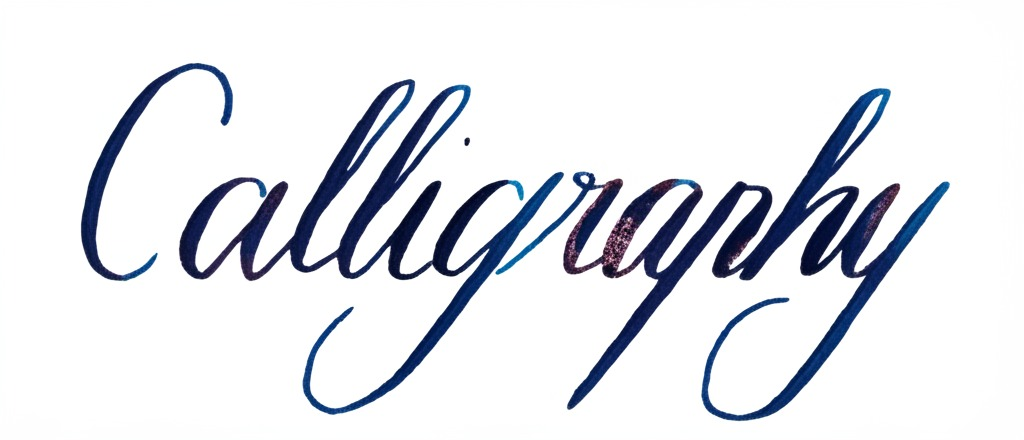
#> input picture backend/atest/calligraphic.png, 1024 x 440 px, found by its file name
$ python Loop_Detection.py
#> lines starting #> are read from the running program, lines starting #| are printed output that depends on the picture; after the words box and inside, x2 and y2 are one past the last pixel; in counts of white or black regions, pixels touching at a corner belong together
import cv2
import numpy as np
import matplotlib.pyplot as plt
import base64
from io import BytesIO

class LoopDetectionAnalyzer:
    """
    Analyzes an image of handwriting to detect and quantify loops
    characteristic of cursive or mixed styles, attempting to exclude
    structural holes found in standard block letters. Uses fixed
    internal parameters for processing and filtering.
    """
    def __init__(self, image_input, is_base64=True):
        """
        Initializes the analyzer by loading the image.

        Parameters:
            image_input (str): Base64 encoded image string or image file path.
            is_base64 (bool): True if image_input is base64, False if it's a path.
        """
#> called with is_base64 = False
        self.img = None
        if is_base64:
            img_data = base64.b64decode(image_input)
            nparr = np.frombuffer(img_data, np.uint8)
            # Decode as color
            self.img = cv2.imdecode(nparr, cv2.IMREAD_COLOR)
            if self.img is None: raise ValueError("Could not decode base64 image.")
        else:
            # Read as color
            self.img = cv2.imread(image_input, cv2.IMREAD_COLOR)
#> self.img is the input picture: shape (440, 1024, 3); mean B, G, R 234.2, 228.9, 226.8
            if self.img is None: raise ValueError(f"Could not read image at path: {image_input}")

        # Get dimensions from the loaded image
        self.original_height, self.original_width = self.img.shape[:2]

        # --- Internal state (results of preprocessing/analysis) ---
        self.binary_image = None  # Will be created in _preprocess_image
        self.detected_loops = []
        self.loop_vertex_counts = []
        self.loop_areas = []
        self.analyzed_top_level_shapes = 0
        self.shapes_with_loops = 0

    def _reset_analysis_data(self):
        """
        Resets lists that store results between runs (if object is reused).
        """
        self.detected_loops = []
        self.loop_vertex_counts = []
        self.loop_areas = []
        self.analyzed_top_level_shapes = 0
        self.shapes_with_loops = 0

    def _preprocess_image(self):
        """
        Applies fixed preprocessing steps.
        """
        _BLUR_KSIZE = 3  # Kernel size for Gaussian Blur (must be odd > 1, or <=1 to disable)
        _THRESH_VALUE = 127  # Threshold value for cv2.threshold
        _THRESH_MAX_VALUE = 255  # Max value for thresholding
        _THRESH_TYPE = cv2.THRESH_BINARY_INV  # Invert: strokes become white
        _MORPH_CLOSE_KERNEL_SIZE = (3, 3)  # Kernel size for morphological closing

        # 1. Convert to Grayscale
        if len(self.img.shape) == 3:
            self.gray_image = cv2.cvtColor(self.img, cv2.COLOR_BGR2GRAY)
        else:  # Assume already grayscale
            self.gray_image = self.img.copy()

        processed = self.gray_image.copy()

        # 2. Gaussian Blur (Optional)
        if _BLUR_KSIZE > 1:
            ksize = _BLUR_KSIZE if _BLUR_KSIZE % 2 != 0 else _BLUR_KSIZE + 1  # Ensure odd
            processed = cv2.GaussianBlur(processed, (ksize, ksize), 0)

        # 3. Thresholding
        ret, self.binary_image = cv2.threshold(processed, _THRESH_VALUE, _THRESH_MAX_VALUE, _THRESH_TYPE)

        # 4. Morphological Closing (to close small gaps)
        kernel = np.ones(_MORPH_CLOSE_KERNEL_SIZE, np.uint8)
        self.binary_image = cv2.morphologyEx(self.binary_image, cv2.MORPH_CLOSE, kernel)

    def _find_contours_and_filter_loops(self):
        """
        Finds contours, filters out tiny noise contours (like dots),
        and then applies fixed filtering rules (area, vertex count)
        to identify style loops based on hierarchy.
        """
        # --- Fixed Filtering Parameters ---
        MIN_CONTOUR_AREA_OVERALL = 200  # NEW: Min area to consider ANY contour (filters dots)
        LOOP_MIN_AREA = 15             # Min area of the inner hole
        PARENT_MIN_AREA = 50           # Min area of the outer shape containing the hole
        APPROX_EPSILON_FACTOR = 0.025  # Factor for approxPolyDP accuracy
        MAX_LOOP_VERTICES = 6          # Max corners allowed for a smooth loop

        # 1. Find all contours initially
        all_contours_initial, hierarchy_initial = cv2.findContours(self.binary_image, cv2.RETR_TREE, cv2.CHAIN_APPROX_SIMPLE)

        # 2. Filter out very small contours (dots, noise)
        valid_indices = set()
        filtered_contours = []
        for i, contour in enumerate(all_contours_initial):
            area = cv2.contourArea(contour)
            # Keep contour only if its area meets the *overall* minimum
            if area >= MIN_CONTOUR_AREA_OVERALL:
                valid_indices.add(i)
                filtered_contours.append(contour)  # Keep the contour itself if needed later, but we mostly need indices

        # Use the original hierarchy but process only valid indices
        all_hierarchy = hierarchy_initial[0]

        # Clear previous results before populating based on filtered contours
        self._reset_analysis_data()

        parent_indices_with_loops = set() # Track parents containing valid loops

        # 3. Iterate through the *original* indices, but check if they are still valid
        for i in range(len(all_hierarchy)):
            # Skip if this contour was filtered out due to small area
            if i not in valid_indices:
                continue

            # --- Get contour and hierarchy for valid index ---
            # Access the original contour list using the valid index 'i'
            contour = all_contours_initial[i]
            current_hierarchy = all_hierarchy[i]
            parent_index = current_hierarchy[3]

            # --- Check if it's an inner contour AND its parent is also valid ---
            if parent_index != -1 and parent_index in valid_indices:
                loop_area = cv2.contourArea(contour) # Area already known to be >= MIN_CONTOUR_AREA_OVERALL

                # --- Apply specific LOOP Area Filter ---
                if loop_area >= LOOP_MIN_AREA:
                    # --- Check Parent Area (using original contour list for parent) ---
                    parent_contour = all_contours_initial[parent_index]
                    parent_area = cv2.contourArea(parent_contour) # Parent area already >= MIN_CONTOUR_AREA_OVERALL

                    if parent_area >= PARENT_MIN_AREA:
                        # --- Apply Corner/Vertex Count Filter ---
                        vertex_count = 0
                        perimeter = cv2.arcLength(contour, True)
                        if perimeter > 1e-6:
                            try:
                                epsilon = APPROX_EPSILON_FACTOR * perimeter
                                approx_poly = cv2.approxPolyDP(contour, epsilon, True)
                                vertex_count = len(approx_poly)
                            except Exception: pass # Ignore errors

                        # Check vertex count
                        if 0 < vertex_count <= MAX_LOOP_VERTICES:
                            # --- Style Loop Detected ---
                            self.detected_loops.append(contour) # Store the actual contour
                            self.loop_areas.append(loop_area)
                            self.loop_vertex_counts.append(vertex_count)
                            parent_indices_with_loops.add(parent_index)

        # 4. Final calculations based on filtered results
        self.shapes_with_loops = len(parent_indices_with_loops)
        # Count only valid top-level shapes
        self.analyzed_top_level_shapes = sum(
            1 for idx, h in enumerate(all_hierarchy)
            if h[3] == -1 and idx in valid_indices # Must be top-level AND not filtered out
        )

    def _calculate_loop_statistics(self):
        """ Calculates summary statistics based on filtered loops. """
        total_loops_found = len(self.detected_loops)
        # shapes_with_loops and analyzed_top_level_shapes are now calculated in _find_contours_and_filter_loops

        # Avoid division by zero
        percentage_shapes = 0.0
        if self.analyzed_top_level_shapes > 0:
             percentage_shapes = (self.shapes_with_loops / self.analyzed_top_level_shapes) * 100

        avg_loops_per_shape = 0.0
        if self.shapes_with_loops > 0:
            avg_loops_per_shape = total_loops_found / self.shapes_with_loops

        metrics = {
            'total_loops_found': total_loops_found,
            'avg_loop_area': np.mean(self.loop_areas) if total_loops_found > 0 else 0,
            'avg_loop_vertex_count': np.mean(self.loop_vertex_counts) if total_loops_found > 0 else 0,
            'median_loop_vertex_count': np.median(self.loop_vertex_counts) if total_loops_found > 0 else 0,
            'shapes_with_loops': self.shapes_with_loops,
            'percentage_shapes_with_loops': percentage_shapes,
            'avg_loops_per_shape_with_loops': avg_loops_per_shape,
            'analyzed_top_level_shapes': self.analyzed_top_level_shapes,
        }
        return metrics

    def _generate_visualization(self, metrics):
        """ Generates visualization with the key metric bar chart. """
        graphs = []
        if self.img is None:
             print("Warning: Original color image not available for visualization.")
             return graphs # Cannot visualize without the color image

        img_rgb = cv2.cvtColor(self.img, cv2.COLOR_BGR2RGB)
        vis_image = img_rgb.copy()

        # --- Fixed visualization parameters ---
        LOOP_COLOR_BGR = (0, 255, 255) # Cyan
        LOOP_THICKNESS = 2
        BLUR_KSIZE_DISPLAY = 3 # Matching the hardcoded blur size

        # Draw detected loops
        if self.detected_loops:
             cv2.drawContours(vis_image, self.detected_loops, -1, LOOP_COLOR_BGR, thickness=LOOP_THICKNESS)

        plt.figure("Loop Detection Analysis", figsize=(10, 8))

        # Subplot 1: Original
        plt.subplot(2, 2, 1); plt.imshow(img_rgb); plt.title("Original Image"); plt.axis('off')

        # Subplot 2: Preprocessed
        plt.subplot(2, 2, 2)
        if self.binary_image is not None:
            plt.imshow(self.binary_image, cmap='gray')
            plt.title(f"Preprocessed (Blur K={BLUR_KSIZE_DISPLAY}, Otsu)")
        else:
            plt.title("Preprocessed Image (Not Available)")
        plt.axis('off')

        # Subplot 3: Detected Loops
        plt.subplot(2, 2, 3); plt.imshow(vis_image)
        plt.title(f"Detected Style Loops ({metrics.get('total_loops_found', 0)}) Highlighted"); plt.axis('off')

        # Subplot 4: Key Metric Bar Chart
        plt.subplot(2, 2, 4)
        plt.title("Loop Style Prevalence")
        percentage = metrics.get('percentage_shapes_with_loops', 0.0)
        bars = plt.bar([''], [percentage], color='dodgerblue', width=0.4)
        plt.ylim(0, 105); plt.ylabel("Shapes with Style Loops (%)"); plt.xticks([])
        for bar in bars:
            yval = bar.get_height()
            plt.text(bar.get_x() + bar.get_width()/2.0, yval + 3, f'{yval:.1f}%',
                     va='bottom', ha='center', fontsize=11, fontweight='bold')
        plt.grid(axis='y', linestyle='--', alpha=0.6)
        plt.gca().spines['top'].set_visible(False)
        plt.gca().spines['right'].set_visible(False)
        plt.gca().spines['bottom'].set_visible(False)

        plt.tight_layout(pad=1.5)
        buf = BytesIO(); plt.savefig(buf, format='png', bbox_inches='tight'); buf.seek(0)
        plot_base64 = base64.b64encode(buf.getvalue()).decode('utf-8'); plt.close()
        graphs.append(plot_base64)
        return graphs

    def analyze(self, debug=False):
        """
        Runs the analysis pipeline: preprocess, find loops, calculate stats.

        Parameters:
            debug (bool): If True, generates and includes visualization graphs.

        Returns:
            dict: Contains 'metrics' dictionary and 'graphs' list (if debug=True).
        """
        try:
            self._preprocess_image()
#> in _preprocess_image, `self.gray_image = cv2.cvtColor(self.img, cv2.COLOR_BGR2GRAY)`:
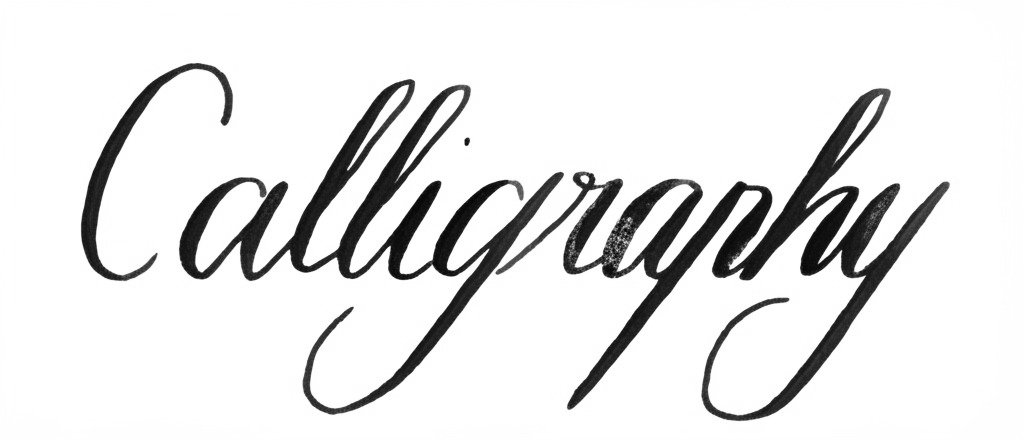
#> self.gray_image: shape (440, 1024); min 3, max 255, mean 228.9
#> in _preprocess_image, `ret, self.binary_image = cv2.threshold(processed, _THRESH_VALUE, _THRE..`:
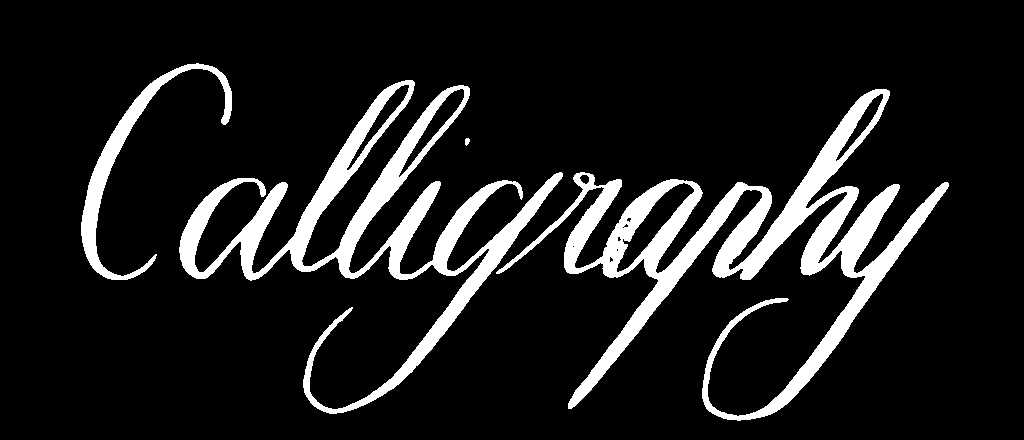
#> self.binary_image: shape (440, 1024); 11.4% white; 4 white regions, box (x1, y1, x2, y2) and area: (496, 89, 949, 421) 26317, (179, 80, 563, 414) 20896, (81, 63, 232, 280) 4072, (465, 138, 470, 146) 30
#> in _preprocess_image, `ret, self.binary_image = cv2.threshold(processed, _THRESH_VALUE, _THRE..`: ret = 127
            self._find_contours_and_filter_loops()
#> in _find_contours_and_filter_loops, `all_contours_initial, hierarchy_initial = cv2.findContours(self.binary..`: all_contours_initial = 10 contours; largest, box (x1, y1, x2, y2) and area: (496, 89, 949, 421) 27244, (179, 80, 563, 414) 24249, (81, 63, 232, 280) 3712, (194, 181, 266, 273) 2984, (616, 183, 695, 272) 1928
#> the loop in _find_contours_and_filter_loops, `for i, contour in enumerate(all_contours_initial):` made 10 passes
#> area on passes 1 to 8: 21, 27243.5, 1927.5, 68, 643, 24249, 2984, 1110.5
#> after the loop in _find_contours_and_filter_loops, `for i, contour in enumerate(all_contours_initial):`: filtered_contours = 8 contours; box (x1, y1, x2, y2) and area: (496, 89, 949, 421) 27244, (179, 80, 563, 414) 24249, (81, 63, 232, 280) 3712, (194, 181, 266, 273) 2984, (616, 183, 695, 272) 1928, (401, 88, 465, 173) 1110, (350, 84, 410, 165) 838, (837, 93, 884, 159) 643; valid_indices = 8 items
#> in _find_contours_and_filter_loops, `all_hierarchy = hierarchy_initial[0]`: all_hierarchy = [[1, -1, -1, -1], [5, 0, 2, -1], [3, -1, -1, 1], [4, 2, -1, 1], [-1, 3, -1, 1], [9, 1, 6, -1], [7, -1, -1, 5], [8, 6, -1, 5], [-1, 7, -1, 5], [-1, 5, -1, -1]]
#> the loop in _find_contours_and_filter_loops, `for i in range(len(all_hierarchy)):` made 10 passes
#> (current_hierarchy, parent_index, loop_area, parent_area, vertex_count, perimeter, epsilon, approx_poly) on passes 5, 8, 9: ([-1, 3, -1, 1], 1, 643, 27243.5, 4, 171.6, 4.29, [[882, 93], [869, 124], [838, 158], [868, 104]]), ([8, 6, -1, 5], 5, 1110.5, 24249, 4, 225.5, 5.64, [[462, 88], [457, 109], [402, 172], [435, 111]]), ([-1, 7, -1, 5], 5, 837.5, 24249, 4, 214.1, 5.35, [[408, 84], [404, 99], [351, 164], [385, 102]])
#> after the loop in _find_contours_and_filter_loops, `for i in range(len(all_hierarchy)):`: parent_indices_with_loops = 2 items; self.detected_loops = 5 contours; box (x1, y1, x2, y2) and area: (194, 181, 266, 273) 2984, (616, 183, 695, 272) 1928, (401, 88, 465, 173) 1110, (350, 84, 410, 165) 838, (837, 93, 884, 159) 643; self.loop_areas = [1927.5, 643, 2984, 1110.5, 837.5]; self.loop_vertex_counts = [5, 4, 6, 4, 4]
#> in _find_contours_and_filter_loops, `self.shapes_with_loops = len(parent_indices_with_loops)`: self.shapes_with_loops = 2
#> in _find_contours_and_filter_loops, `self.analyzed_top_level_shapes = sum( 1 for idx, h in enumerate(all_hi..`: self.analyzed_top_level_shapes = 3
            metrics = self._calculate_loop_statistics()
#> in _calculate_loop_statistics, `total_loops_found = len(self.detected_loops)`: total_loops_found = 5
#> in _calculate_loop_statistics, `percentage_shapes = (self.shapes_with_loops / self.analyzed_top_level_..`: percentage_shapes = 66.67
#> in _calculate_loop_statistics, `avg_loops_per_shape = total_loops_found / self.shapes_with_loops`: avg_loops_per_shape = 2.5
#> in _calculate_loop_statistics, `metrics = { 'total_loops_found': total_loops_found, 'avg_loop_area': n..`: metrics = {'total_loops_found': 5, 'avg_loop_area': 1500.5, 'avg_loop_vertex_count': 4.6, 'median_loop_vertex_count': 4, 'shapes_with_loops': 2, 'percentage_shapes_with_loops': 66.67, 'avg_loops_per_shape_with_loops': 2.5, 'analyzed_top_level_shapes': 3}
        except Exception as e:
            print(f"Error during analysis steps: {e}")
            # Return empty/default results on error
            return {'metrics': self._calculate_loop_statistics(), 'graphs': [], 'preprocessed_image': None} # Ensure metrics dict structure exists

        result = {'metrics': metrics, 'graphs': [], 'preprocessed_image': None}

        if debug:
            # Generate visualization only if metrics seem valid
            if metrics and metrics.get('analyzed_top_level_shapes') is not None :
                 try:
                    result['graphs'] = self._generate_visualization(metrics=metrics)
#> in _generate_visualization, `cv2.drawContours(vis_image, self.detected_loops, -1, LOOP_COLOR_BGR, t..`:
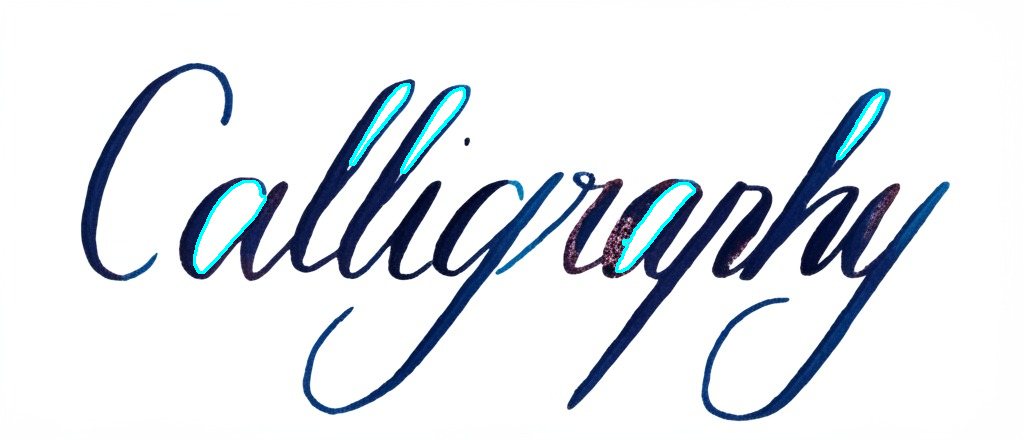
#> vis_image: shape (440, 1024, 3); mean R, G, B 225.9, 230.1, 235.1
#> in _generate_visualization, `percentage = metrics.get('percentage_shapes_with_loops', 0.0)`: percentage = 66.67
#> the loop in _generate_visualization, `for bar in bars:` made 1 pass
#> yval on pass 1: 66.67
#> in _generate_visualization, `buf = BytesIO()`:
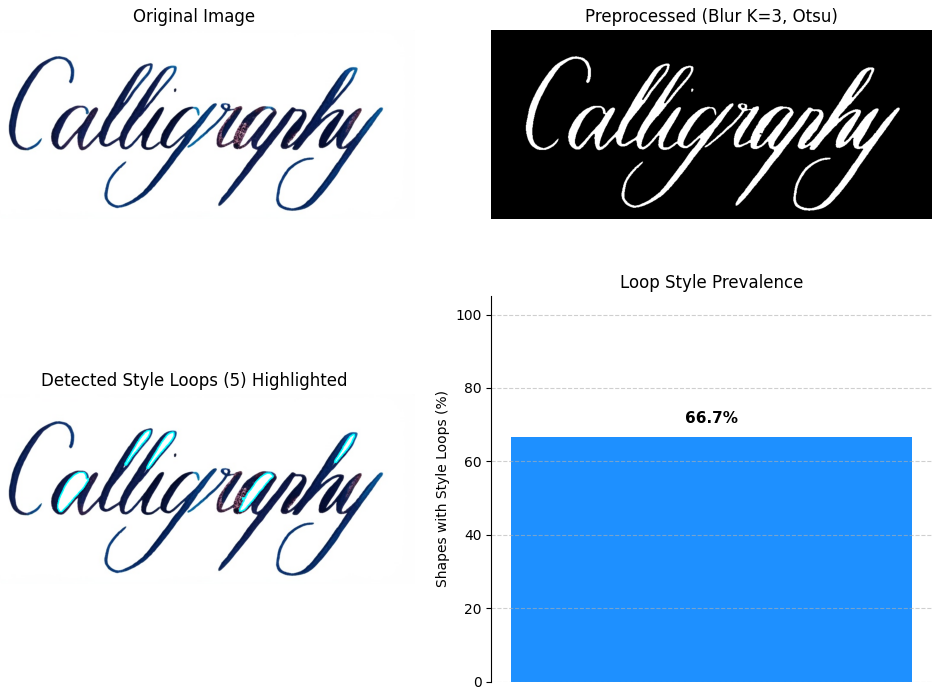
#> figure drawn by matplotlib, 4 panels
                 except Exception as e:
                    print(f"Error during visualization generation: {e}")
                    result['graphs'] = [] # Ensure graphs list exists even if viz fails
            else:
                print("Warning: Skipping visualization due to missing or invalid metrics.")
                result['graphs'] = []

            # Add the preprocessed image as base64
            if self.binary_image is not None:
                _, buffer = cv2.imencode('.png', self.binary_image)
#> buffer = 11979 values, max 255 at index 580, min 0 at index 8, mean 110.9
                result['preprocessed_image'] = base64.b64encode(buffer).decode('utf-8')

        return result

# === Example usage ===
if __name__ == "__main__":
    # --- Image Selection ---
    image_path = r"C:\Users\Samson\Desktop\Coding\IPPR\NoteMercy_Extension\backend\atest\calligraphic.png"
    analyzer = LoopDetectionAnalyzer(image_path, is_base64=False)
    results = analyzer.analyze(debug=True)
#> results = 3 items

    print("\n===== Loop Detection Results =====")
    metrics = results['metrics']
    for key, value in metrics.items():
        if isinstance(value, float):
            print(f"{key}: {value:.4f}")
        else:
            print(f"{key}: {value}")
#> this loop made 8 passes
#> (key, value) on passes 1 to 8: ('total_loops_found', 5), ('avg_loop_area', 1500.5), ('avg_loop_vertex_count', 4.6), ('median_loop_vertex_count', 4), ('shapes_with_loops', 2), ('percentage_shapes_with_loops', 66.67), ('avg_loops_per_shape_with_loops', 2.5), ('analyzed_top_level_shapes', 3)
#> (printed output is left out)

    # Display the image directly without saving
    if results['graphs']:
        from PIL import Image
        import io

        print("\nDisplaying visualization...")
        img_data = base64.b64decode(results['graphs'][0])
        img = Image.open(io.BytesIO(img_data))
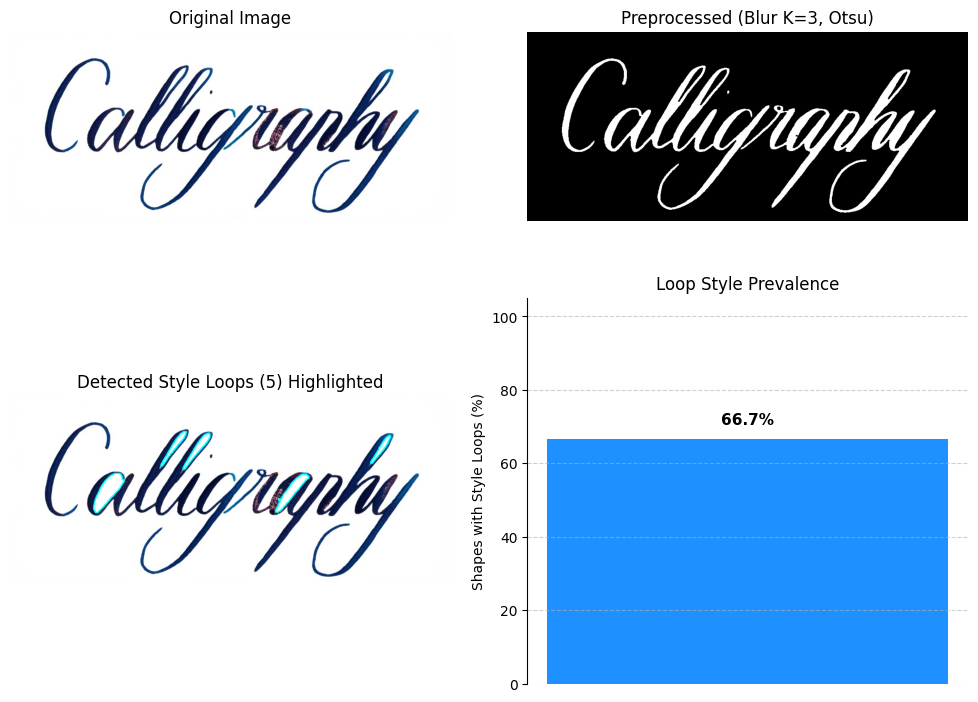
#> img: PIL image 978x702 RGBA; mean R, G, B, A 186.6, 203.6, 220.7, 255
        img.show()
